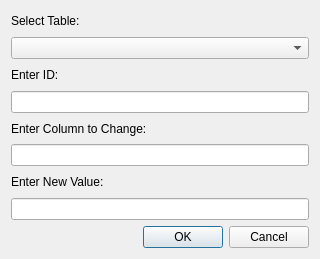
<?xml version="1.0" encoding="UTF-8"?>
<ui version="4.0">
 <class>ModifyObjectDialog</class>
 <widget class="QDialog" name="ModifyObjectDialog">
  <property name="geometry">
   <rect>
    <x>0</x>
    <y>0</y>
    <width>320</width>
    <height>259</height>
   </rect>
  </property>
  <property name="minimumSize">
   <size>
    <width>320</width>
    <height>0</height>
   </size>
  </property>
  <property name="maximumSize">
   <size>
    <width>320</width>
    <height>16777215</height>
   </size>
  </property>
  <property name="windowTitle">
   <string>Modify Object</string>
  </property>
  <layout class="QVBoxLayout" name="verticalLayout">
   <item>
    <widget class="QLabel" name="tableLabel">
     <property name="text">
      <string>Select Table:</string>
     </property>
    </widget>
   </item>
   <item>
    <widget class="QComboBox" name="tableComboBox"/>
   </item>
   <item>
    <widget class="QLabel" name="IDLabel">
     <property name="text">
      <string>Enter ID:</string>
     </property>
    </widget>
   </item>
   <item>
    <widget class="QLineEdit" name="IDEdit"/>
   </item>
   <item>
    <widget class="QLabel" name="columnLabel">
     <property name="text">
      <string>Enter Column to Change:</string>
     </property>
    </widget>
   </item>
   <item>
    <widget class="QLineEdit" name="columnEdit"/>
   </item>
   <item>
    <widget class="QLabel" name="valueLabel">
     <property name="text">
      <string>Enter New Value:</string>
     </property>
    </widget>
   </item>
   <item>
    <widget class="QLineEdit" name="valueEdit"/>
   </item>
   <item>
    <widget class="QDialogButtonBox" name="buttonBox">
     <property name="standardButtons">
      <set>QDialogButtonBox::Cancel|QDialogButtonBox::Ok</set>
     </property>
    </widget>
   </item>
  </layout>
  <zorder>IDEdit</zorder>
  <zorder>tableLabel</zorder>
  <zorder>tableComboBox</zorder>
  <zorder>columnLabel</zorder>
  <zorder>columnEdit</zorder>
  <zorder>buttonBox</zorder>
  <zorder>valueLabel</zorder>
  <zorder>valueEdit</zorder>
  <zorder>IDLabel</zorder>
 </widget>
 <resources/>
 <connections>
  <connection>
   <sender>buttonBox</sender>
   <signal>accepted()</signal>
   <receiver>ModifyObjectDialog</receiver>
   <slot>accept()</slot>
   <hints>
    <hint type="sourcelabel">
     <x>159</x>
     <y>237</y>
    </hint>
    <hint type="destinationlabel">
     <x>159</x>
     <y>129</y>
    </hint>
   </hints>
  </connection>
  <connection>
   <sender>buttonBox</sender>
   <signal>rejected()</signal>
   <receiver>ModifyObjectDialog</receiver>
   <slot>hide()</slot>
   <hints>
    <hint type="sourcelabel">
     <x>159</x>
     <y>237</y>
    </hint>
    <hint type="destinationlabel">
     <x>159</x>
     <y>129</y>
    </hint>
   </hints>
  </connection>
 </connections>
</ui>
